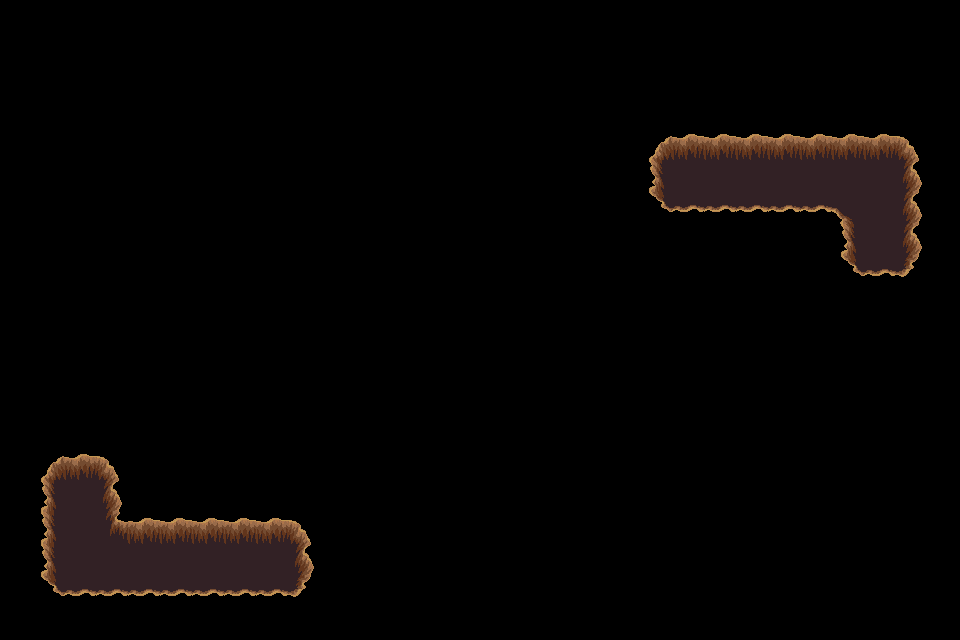

A level layout from a 2D game, rendered from its tile map. Below: a short description, then the map file with its tile-grid data intact:
An orthogonal 30x20 tile map with 32x32 px tiles, 1 tile layer (trou), 2 tilesets.

<map version="1.4" tiledversion="1.4.3" orientation="orthogonal" renderorder="right-down" width="30" height="20" tilewidth="32" tileheight="32" infinite="0" nextlayerid="9" nextobjectid="1">
 <tileset firstgid="1" source="../../dungeon_green.tsx" />
 <tileset firstgid="530" source="../../dungeon.tsx" />
 <layer id="8" name="trou" width="30" height="20">
  <data encoding="csv">
0,0,0,0,0,0,0,0,0,0,0,0,0,0,0,0,0,0,0,0,0,0,0,0,0,0,0,0,0,0,
0,0,0,0,0,0,0,0,0,0,0,0,0,0,0,0,0,0,0,0,0,0,0,0,0,0,0,0,0,0,
0,0,0,0,0,0,0,0,0,0,0,0,0,0,0,0,0,0,0,0,0,0,0,0,0,0,0,0,0,0,
0,0,0,0,0,0,0,0,0,0,0,0,0,0,0,0,0,0,0,0,0,0,0,0,0,0,0,0,0,0,
0,0,0,0,0,0,0,0,0,0,0,0,0,0,0,0,0,0,0,0,432,433,433,433,433,433,433,433,434,0,
0,0,0,0,0,0,0,0,0,0,0,0,0,0,0,0,0,0,0,0,455,456,456,456,456,456,456,456,457,0,
0,0,0,0,0,0,0,0,0,0,0,0,0,0,0,0,0,0,0,0,478,479,479,479,479,479,388,456,457,0,
0,0,0,0,0,0,0,0,0,0,0,0,0,0,0,0,0,0,0,0,0,0,0,0,0,0,455,456,457,0,
0,0,0,0,0,0,0,0,0,0,0,0,0,0,0,0,0,0,0,0,0,0,0,0,0,0,478,479,480,0,
0,0,0,0,0,0,0,0,0,0,0,0,0,0,0,0,0,0,0,0,0,0,0,0,0,0,0,0,0,0,
0,0,0,0,0,0,0,0,0,0,0,0,0,0,0,0,0,0,0,0,0,0,0,0,0,0,0,0,0,0,
0,0,0,0,0,0,0,0,0,0,0,0,0,0,0,0,0,0,0,0,0,0,0,0,0,0,0,0,0,0,
0,0,0,0,0,0,0,0,0,0,0,0,0,0,0,0,0,0,0,0,0,0,0,0,0,0,0,0,0,0,
0,0,0,0,0,0,0,0,0,0,0,0,0,0,0,0,0,0,0,0,0,0,0,0,0,0,0,0,0,0,
0,432,433,434,0,0,0,0,0,0,0,0,0,0,0,0,0,0,0,0,0,0,0,0,0,0,0,0,0,0,
0,455,456,457,0,0,0,0,0,0,0,0,0,0,0,0,0,0,0,0,0,0,0,0,0,0,0,0,0,0,
0,455,456,410,433,433,433,433,433,434,0,0,0,0,0,0,0,0,0,0,0,0,0,0,0,0,0,0,0,0,
0,455,456,456,456,456,456,456,456,457,0,0,0,0,0,0,0,0,0,0,0,0,0,0,0,0,0,0,0,0,
0,478,479,479,479,479,479,479,479,480,0,0,0,0,0,0,0,0,0,0,0,0,0,0,0,0,0,0,0,0,
0,0,0,0,0,0,0,0,0,0,0,0,0,0,0,0,0,0,0,0,0,0,0,0,0,0,0,0,0,0
</data>
 </layer>
</map>
